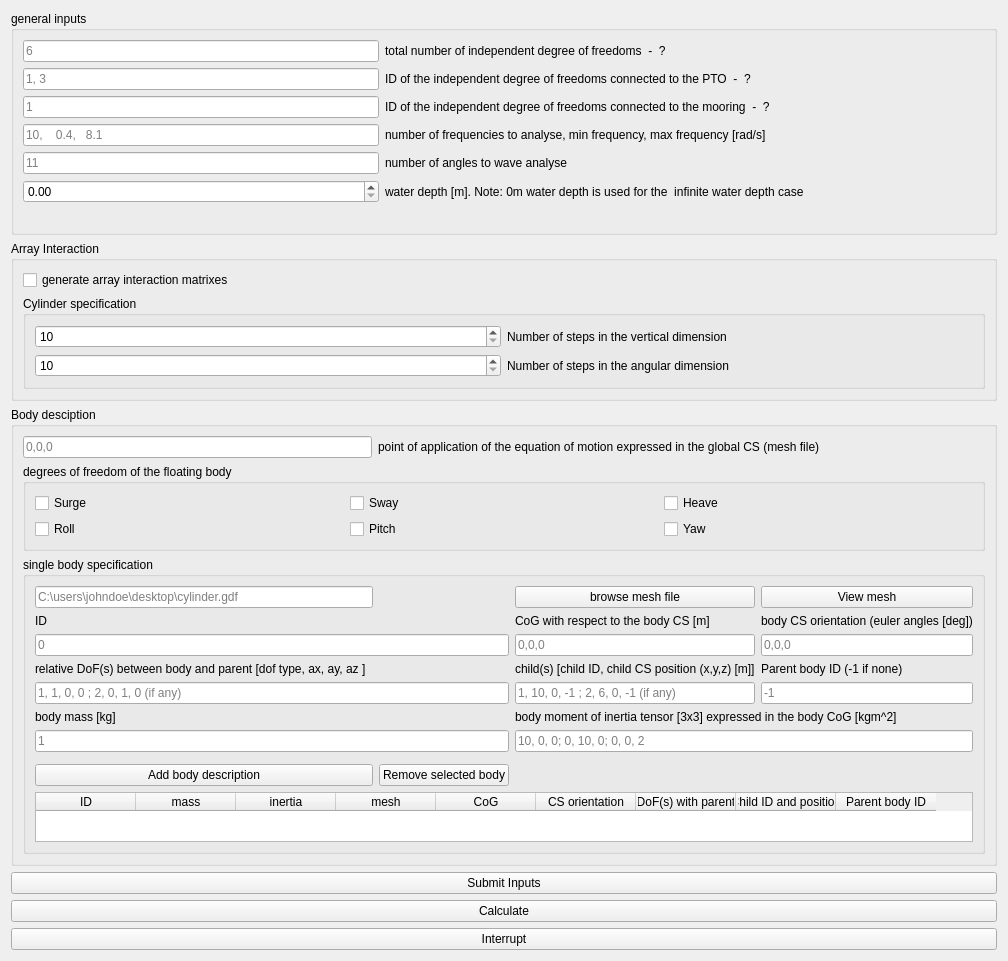
<?xml version="1.0" encoding="UTF-8"?>
<ui version="4.0">
 <class>Form</class>
 <widget class="QWidget" name="Form">
  <property name="geometry">
   <rect>
    <x>0</x>
    <y>0</y>
    <width>982</width>
    <height>948</height>
   </rect>
  </property>
  <property name="windowTitle">
   <string>Hydrodynamic - Module</string>
  </property>
  <layout class="QVBoxLayout" name="verticalLayout">
   <item>
    <widget class="QGroupBox" name="gen_input">
     <property name="title">
      <string>general inputs</string>
     </property>
     <layout class="QGridLayout" name="gridLayout_3">
      <item row="10" column="0" colspan="2">
       <widget class="QLineEdit" name="fre_def">
        <property name="text">
         <string/>
        </property>
        <property name="placeholderText">
         <string>10,    0.4,   8.1</string>
        </property>
       </widget>
      </item>
      <item row="10" column="2" colspan="2">
       <widget class="QLabel" name="label_5">
        <property name="text">
         <string>number of frequencies to analyse, min frequency, max frequency [rad/s]</string>
        </property>
       </widget>
      </item>
      <item row="0" column="2" colspan="2">
       <widget class="QLabel" name="label_2">
        <property name="text">
         <string>total number of independent degree of freedoms  -  ?</string>
        </property>
       </widget>
      </item>
      <item row="0" column="0" colspan="2">
       <widget class="QLineEdit" name="ndof">
        <property name="text">
         <string/>
        </property>
        <property name="placeholderText">
         <string>6</string>
        </property>
       </widget>
      </item>
      <item row="2" column="2" colspan="2">
       <widget class="QLabel" name="label_4">
        <property name="text">
         <string>ID of the independent degree of freedoms connected to the mooring  -  ?</string>
        </property>
       </widget>
      </item>
      <item row="1" column="0" colspan="2">
       <widget class="QLineEdit" name="pto_dof">
        <property name="text">
         <string/>
        </property>
        <property name="placeholderText">
         <string>1, 3</string>
        </property>
       </widget>
      </item>
      <item row="17" column="2">
       <widget class="QLabel" name="label_6">
        <property name="text">
         <string>number of angles to wave analyse</string>
        </property>
       </widget>
      </item>
      <item row="2" column="0" colspan="2">
       <widget class="QLineEdit" name="moor_dof">
        <property name="text">
         <string/>
        </property>
        <property name="placeholderText">
         <string>1</string>
        </property>
       </widget>
      </item>
      <item row="1" column="2" colspan="2">
       <widget class="QLabel" name="label_3">
        <property name="text">
         <string>ID of the independent degree of freedoms connected to the PTO  -  ?</string>
        </property>
       </widget>
      </item>
      <item row="17" column="0" colspan="2">
       <widget class="QLineEdit" name="angles_def">
        <property name="text">
         <string/>
        </property>
        <property name="placeholderText">
         <string>11</string>
        </property>
       </widget>
      </item>
      <item row="19" column="2" rowspan="2" colspan="2">
       <widget class="QLabel" name="submit_err_t2">
        <property name="text">
         <string/>
        </property>
       </widget>
      </item>
      <item row="18" column="2">
       <widget class="QLabel" name="label_19">
        <property name="text">
         <string>water depth [m]. Note: 0m water depth is used for the  infinite water depth case</string>
        </property>
       </widget>
      </item>
      <item row="18" column="0" colspan="2">
       <widget class="QDoubleSpinBox" name="sb_water_depth">
        <property name="maximum">
         <double>999.000000000000000</double>
        </property>
       </widget>
      </item>
     </layout>
    </widget>
   </item>
   <item>
    <widget class="QGroupBox" name="gr_array_mat">
     <property name="title">
      <string>Array Interaction</string>
     </property>
     <layout class="QGridLayout" name="gridLayout_8">
      <item row="0" column="0">
       <widget class="QCheckBox" name="cb_gen_array_mat">
        <property name="text">
         <string>generate array interaction matrixes</string>
        </property>
       </widget>
      </item>
      <item row="1" column="0">
       <widget class="QGroupBox" name="gr_cyl_spec">
        <property name="enabled">
         <bool>true</bool>
        </property>
        <property name="title">
         <string>Cylinder specification </string>
        </property>
        <layout class="QGridLayout" name="gridLayout_9">
         <item row="0" column="0">
          <widget class="QSpinBox" name="sb_nzeta">
           <property name="minimum">
            <number>10</number>
           </property>
           <property name="maximum">
            <number>1000</number>
           </property>
          </widget>
         </item>
         <item row="1" column="0">
          <widget class="QSpinBox" name="sb_ntheta">
           <property name="minimum">
            <number>10</number>
           </property>
           <property name="maximum">
            <number>1000</number>
           </property>
          </widget>
         </item>
         <item row="0" column="1">
          <widget class="QLabel" name="label_17">
           <property name="text">
            <string>Number of steps in the vertical dimension</string>
           </property>
          </widget>
         </item>
         <item row="1" column="1">
          <widget class="QLabel" name="label_18">
           <property name="text">
            <string>Number of steps in the angular dimension</string>
           </property>
          </widget>
         </item>
        </layout>
       </widget>
      </item>
     </layout>
    </widget>
   </item>
   <item>
    <widget class="QGroupBox" name="groupBox">
     <property name="title">
      <string>Body desciption</string>
     </property>
     <layout class="QGridLayout" name="gridLayout_4">
      <item row="1" column="0" colspan="3">
       <widget class="QGroupBox" name="groupBox_2">
        <property name="title">
         <string>degrees of freedom of the floating body</string>
        </property>
        <layout class="QGridLayout" name="gridLayout_5">
         <item row="0" column="0">
          <widget class="QCheckBox" name="sh0">
           <property name="text">
            <string>Surge</string>
           </property>
          </widget>
         </item>
         <item row="0" column="1">
          <widget class="QCheckBox" name="sh1">
           <property name="text">
            <string>Sway</string>
           </property>
          </widget>
         </item>
         <item row="0" column="2">
          <widget class="QCheckBox" name="sh2">
           <property name="text">
            <string>Heave</string>
           </property>
          </widget>
         </item>
         <item row="1" column="0">
          <widget class="QCheckBox" name="sh3">
           <property name="text">
            <string>Roll</string>
           </property>
          </widget>
         </item>
         <item row="1" column="1">
          <widget class="QCheckBox" name="sh4">
           <property name="text">
            <string>Pitch</string>
           </property>
          </widget>
         </item>
         <item row="1" column="2">
          <widget class="QCheckBox" name="sh5">
           <property name="text">
            <string>Yaw</string>
           </property>
          </widget>
         </item>
        </layout>
       </widget>
      </item>
      <item row="2" column="0" colspan="3">
       <widget class="QGroupBox" name="groupBox_3">
        <property name="title">
         <string>single body specification</string>
        </property>
        <layout class="QGridLayout" name="gridLayout_6">
         <item row="0" column="3">
          <widget class="QPushButton" name="btn_mesh_f_t2">
           <property name="text">
            <string>browse mesh file</string>
           </property>
          </widget>
         </item>
         <item row="0" column="4">
          <widget class="QPushButton" name="btn_view_mesh">
           <property name="text">
            <string>View mesh</string>
           </property>
          </widget>
         </item>
         <item row="6" column="3" colspan="2">
          <widget class="QLineEdit" name="inertia_body">
           <property name="text">
            <string/>
           </property>
           <property name="placeholderText">
            <string>10, 0, 0; 0, 10, 0; 0, 0, 2</string>
           </property>
          </widget>
         </item>
         <item row="2" column="3">
          <widget class="QLineEdit" name="cog_body">
           <property name="text">
            <string/>
           </property>
           <property name="placeholderText">
            <string>0,0,0</string>
           </property>
          </widget>
         </item>
         <item row="2" column="4">
          <widget class="QLineEdit" name="cs_body">
           <property name="text">
            <string/>
           </property>
           <property name="placeholderText">
            <string>0,0,0</string>
           </property>
          </widget>
         </item>
         <item row="1" column="4">
          <widget class="QLabel" name="label_9">
           <property name="text">
            <string>body CS orientation (euler angles [deg])</string>
           </property>
          </widget>
         </item>
         <item row="1" column="3">
          <widget class="QLabel" name="label_8">
           <property name="text">
            <string>CoG with respect to the body CS [m]</string>
           </property>
          </widget>
         </item>
         <item row="4" column="3">
          <widget class="QLineEdit" name="chil_body">
           <property name="text">
            <string/>
           </property>
           <property name="placeholderText">
            <string>1, 10, 0, -1 ; 2, 6, 0, -1 (if any)</string>
           </property>
          </widget>
         </item>
         <item row="3" column="4">
          <widget class="QLabel" name="label_12">
           <property name="text">
            <string>Parent body ID (-1 if none)</string>
           </property>
          </widget>
         </item>
         <item row="4" column="4">
          <widget class="QLineEdit" name="parent_body">
           <property name="text">
            <string/>
           </property>
           <property name="placeholderText">
            <string>-1</string>
           </property>
          </widget>
         </item>
         <item row="3" column="3">
          <widget class="QLabel" name="label_11">
           <property name="text">
            <string>child(s) [child ID, child CS position (x,y,z) [m]]</string>
           </property>
          </widget>
         </item>
         <item row="9" column="1" colspan="4">
          <widget class="QTableWidget" name="tab_body">
           <property name="sizePolicy">
            <sizepolicy hsizetype="Expanding" vsizetype="MinimumExpanding">
             <horstretch>0</horstretch>
             <verstretch>0</verstretch>
            </sizepolicy>
           </property>
           <property name="minimumSize">
            <size>
             <width>0</width>
             <height>50</height>
            </size>
           </property>
           <property name="maximumSize">
            <size>
             <width>16777215</width>
             <height>600</height>
            </size>
           </property>
           <property name="wordWrap">
            <bool>false</bool>
           </property>
           <column>
            <property name="text">
             <string>ID</string>
            </property>
           </column>
           <column>
            <property name="text">
             <string>mass</string>
            </property>
           </column>
           <column>
            <property name="text">
             <string>inertia</string>
            </property>
           </column>
           <column>
            <property name="text">
             <string>mesh</string>
            </property>
           </column>
           <column>
            <property name="text">
             <string>CoG</string>
            </property>
           </column>
           <column>
            <property name="text">
             <string>CS orientation</string>
            </property>
           </column>
           <column>
            <property name="text">
             <string>DoF(s) with parent</string>
            </property>
           </column>
           <column>
            <property name="text">
             <string>Child ID and position</string>
            </property>
           </column>
           <column>
            <property name="text">
             <string>Parent body ID</string>
            </property>
           </column>
          </widget>
         </item>
         <item row="8" column="1">
          <widget class="QPushButton" name="btn_add_body">
           <property name="text">
            <string>Add body description</string>
           </property>
          </widget>
         </item>
         <item row="8" column="2">
          <widget class="QPushButton" name="btn_remove_body">
           <property name="text">
            <string>Remove selected body</string>
           </property>
          </widget>
         </item>
         <item row="6" column="1" colspan="2">
          <widget class="QLineEdit" name="mass_body">
           <property name="text">
            <string/>
           </property>
           <property name="placeholderText">
            <string>1</string>
           </property>
          </widget>
         </item>
         <item row="4" column="1" colspan="2">
          <widget class="QLineEdit" name="dof_body">
           <property name="placeholderText">
            <string>1, 1, 0, 0 ; 2, 0, 1, 0 (if any)</string>
           </property>
          </widget>
         </item>
         <item row="2" column="1" colspan="2">
          <widget class="QLineEdit" name="id_body">
           <property name="text">
            <string/>
           </property>
           <property name="placeholderText">
            <string>0</string>
           </property>
          </widget>
         </item>
         <item row="7" column="3" rowspan="2" colspan="2">
          <widget class="QLabel" name="add_err_t2">
           <property name="text">
            <string/>
           </property>
          </widget>
         </item>
         <item row="5" column="1">
          <widget class="QLabel" name="label_13">
           <property name="text">
            <string>body mass [kg]</string>
           </property>
          </widget>
         </item>
         <item row="1" column="1">
          <widget class="QLabel" name="label_7">
           <property name="text">
            <string>ID</string>
           </property>
          </widget>
         </item>
         <item row="0" column="1">
          <widget class="QLineEdit" name="mesh_f_t2">
           <property name="text">
            <string/>
           </property>
           <property name="placeholderText">
            <string>C:\users\johndoe\desktop\cylinder.gdf</string>
           </property>
          </widget>
         </item>
         <item row="3" column="1">
          <widget class="QLabel" name="label_10">
           <property name="text">
            <string>relative DoF(s) between body and parent [dof type, ax, ay, az ]  </string>
           </property>
          </widget>
         </item>
         <item row="5" column="3" colspan="2">
          <widget class="QLabel" name="label_14">
           <property name="text">
            <string>body moment of inertia tensor [3x3] expressed in the body CoG [kgm^2]</string>
           </property>
          </widget>
         </item>
        </layout>
       </widget>
      </item>
      <item row="0" column="0">
       <widget class="QLineEdit" name="local_cs">
        <property name="text">
         <string/>
        </property>
        <property name="placeholderText">
         <string>0,0,0</string>
        </property>
       </widget>
      </item>
      <item row="0" column="1">
       <widget class="QLabel" name="label_15">
        <property name="text">
         <string>point of application of the equation of motion expressed in the global CS (mesh file)                                                </string>
        </property>
       </widget>
      </item>
     </layout>
    </widget>
   </item>
   <item>
    <widget class="QPushButton" name="btn_submit_t2">
     <property name="text">
      <string>Submit Inputs</string>
     </property>
    </widget>
   </item>
   <item>
    <widget class="QPushButton" name="btn_calculate_t2">
     <property name="text">
      <string>Calculate</string>
     </property>
    </widget>
   </item>
   <item>
    <widget class="QPushButton" name="btn_stop_calculation_t2">
     <property name="text">
      <string>Interrupt</string>
     </property>
    </widget>
   </item>
  </layout>
 </widget>
 <resources/>
 <connections/>
</ui>
